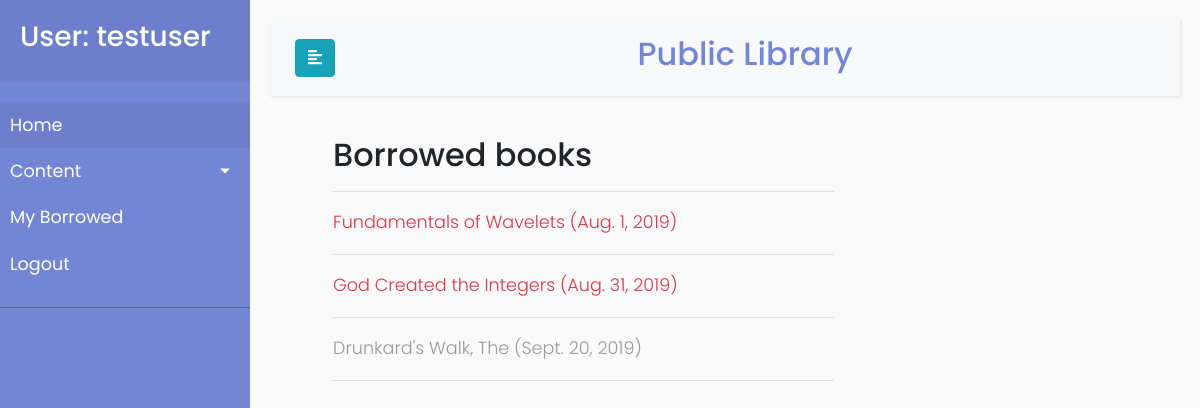
The page /catalog/mybooks/ (signed in) on the database its author committed.
### catalog/models.py (models this page shows, shortened)
class BookInstance(models.Model):
    id = models.UUIDField(primary_key=True, default=uuid.uuid4, help_text='Unique ID for this particular book across whole library')
    book = models.ForeignKey('Book', on_delete=models.SET_NULL, null=True)
    imprint = models.CharField(max_length=200)
    due_back = models.DateField(null=True, blank=True)
    LOAN_STATUS = (
        ('m', 'Maintenance'),
        ('o', 'On loan'),
        ('a', 'Available'),
        ('r', 'Reserved'),
    )
    status = models.CharField(
        max_length=1,
        choices=LOAN_STATUS,
        blank=True,
        default='m',
        help_text='Book availability',
    )
    borrower = models.ForeignKey(User, on_delete=models.SET_NULL, null=True, blank=True)
    @property
    def is_overdue(self):
        if self.due_back and date.today() > self.due_back:
            return True
        return False
    class Meta:
        ordering = ['due_back']
        permissions = (("can_mark_returned", "Set book as returned"),)  #tuple(permission name,permission display value)

class Book(models.Model):
    title = models.CharField(max_length=200)
    author = models.ForeignKey(Author, on_delete=models.SET_NULL, null=True)
    summary = models.TextField(max_length=1000, help_text='Enter a brief description of the book')
    isbn = models.CharField('ISBN', max_length=13, help_text='13 Character <a href="https://www.isbn-international.org/content/what-isbn">ISBN number</a>')
    genre = models.ManyToManyField(Genre, help_text='Select a genre for this book')
    language=models.ForeignKey(Language, on_delete=models.SET_NULL,null=True)

### catalog/views.py (the view)
# urls.py: path('mybooks/', LoanedBooksByUserListView.as_view(), name='my-borrowed'),
class LoanedBooksByUserListView(LoginRequiredMixin,ListView):
    model = BookInstance
    template_name ='catalog/bookinstance_list_borrowed_user.html'
    paginate_by = 6
    def get_queryset(self):
        return BookInstance.objects.filter(borrower=self.request.user).filter(status__exact='o').order_by('due_back')

### catalog/templates/catalog/bookinstance_list_borrowed_user.html
{% extends "catalog/base_generic.html" %}
{% block content %}
<div class="col-sm-7 mx-5">
  <h2>Borrowed books</h2><hr/>
  {% if bookinstance_list %}
    {% for bookinst in bookinstance_list %}
      <p class="{% if bookinst.is_overdue %}text-danger{% endif %}">
      <a href="{% url 'catalog:book-detail' bookinst.book.pk %}">{{bookinst.book.title}} ({{ bookinst.due_back }}) </a>
      </p><hr/>
    {% endfor %}
  {% else %}
      <p>There are no books borrowed.</p>
  {% endif %}
</div>
{% endblock %}

### catalog/templates/catalog/base_generic.html (shortened to what this page needs)
<!DOCTYPE html>
<html>
<head>
    <link rel="stylesheet" href="https://stackpath.bootstrapcdn.com/bootstrap/4.1.0/css/bootstrap.min.css">
   {% load static %}
    <link rel="stylesheet" href="{% static 'catalog/CSS/base.css' %}">
    <link rel="stylesheet" href="https://cdnjs.cloudflare.com/ajax/libs/malihu-custom-scrollbar-plugin/3.1.5/jquery.mCustomScrollbar.min.css">
</head>
<body>
  <div class="wrapper">
    {% block sidebar %}
    <nav id="sidebar">
        <div class="sidebar-header">
            {% if user.is_authenticated and perms.catalog.can_mark_returned %}
                <h3>Staff Member: {{user.get_username}}
            {% elif user.is_authenticated %}
                <h3>User: {{user.get_username}}
            {% else %}
                <h3>Public Library</h3>
            {% endif %}
        </div>
        <ul class="list-unstyled components">
            <li class="active">
                <a href="{% url 'catalog:index' %}">Home</a>
            </li>
            <li>
                <a href="#pageSubmenu" data-toggle="collapse" aria-expanded="false" class="dropdown-toggle">Content</a>
            </li>
            {% if user.is_authenticated %}
                <li><a href="{% url 'catalog:my-borrowed' %}">My Borrowed</a></li>
                <li><a href="{% url 'logout'%}?next={{request.path}}">Logout</a></li>
            {% else %}
                <li><a href="{% url 'login'%}?next={{request.path}}">Login</a></li>
            {% endif %}
    </nav>
    <div id="content">
        <nav class="navbar navbar-expand-lg navbar-light bg-light">
                <div class="container-fluid">
                    <button type="button" id="sidebarCollapse" class="btn btn-info">
                        <i class="fas fa-align-left"></i>
                    </button>
                    <div class="col text-center text-primary">
                        <h2 style="color:#7386D5">Public Library</h2>
                    </div>
                </div>
        </nav>
    {% endblock %}
    {% block content %}{% endblock %}
            <div class="col-sm-7 mx-5">
</div>
    </div>
    </div>
    {% load static %}
</body>
</html>

### catalog/static/catalog/CSS/base.css (style rules this page uses)
body { font-family: 'Poppins', sans-serif; background: #fafafa; }
p { font-family: 'Poppins', sans-serif; font-size: 1.1em; font-weight: 300; line-height: 1.7em; color: #999; }
a, a:hover, a:focus { color: inherit; text-decoration: none; transition: all 0.3s; }
.navbar { padding: 15px 10px; background: #fff; border: none; border-radius: 0; margin-bottom: 40px; box-shadow: 1px 1px 3px rgba(0, 0, 0, 0.1); }
.wrapper { display: flex; width: 100%; align-items: stretch; }
#sidebar { min-width: 250px; max-width: 250px; background: #7386D5; color: #fff; transition: all 0.3s; }
#sidebar .sidebar-header { padding: 20px; background: #6d7fcc; }
#sidebar ul.components { padding: 20px 0; border-bottom: 1px solid #47748b; }
#sidebar ul li a { padding: 10px; font-size: 1.1em; display: block; }
#sidebar ul li.active>a, a[aria-expanded="true"] { color: #fff; background: #6d7fcc; }
a[data-toggle="collapse"] { position: relative; }
.dropdown-toggle::after { display: block; position: absolute; top: 50%; right: 20px; transform: translateY(-50%); }
#content { width: 100%; padding: 20px; min-height: 100vh; transition: all 0.3s; }

### rows shown on the page
BookInstance: book "Fundamentals of Wavelets", due_back "Aug. 1, 2019"
BookInstance: book "God Created the Integers", due_back "Aug. 31, 2019"
BookInstance: book "Drunkard's Walk, The", due_back "Sept. 20, 2019"

### other values the page prints
{{ user.get_username }} "testuser"
